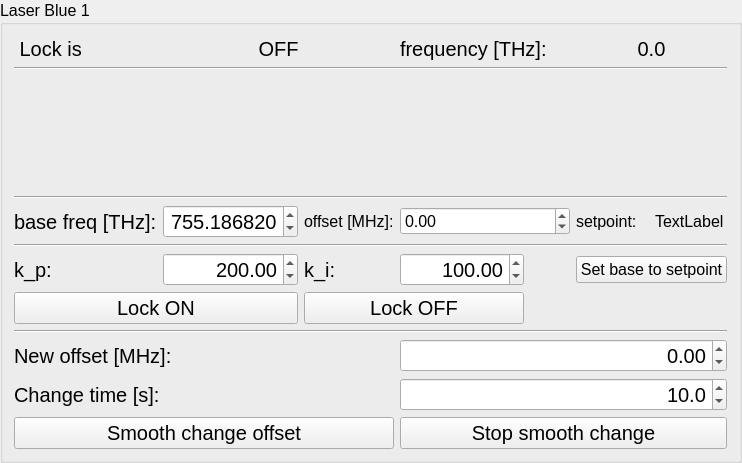
           <widget class="QGroupBox" name="groupBox">
            <property name="font">
             <font>
              <pointsize>12</pointsize>
              <weight>50</weight>
              <bold>false</bold>
             </font>
            </property>
            <property name="title">
             <string>Laser Blue 1</string>
            </property>
            <layout class="QVBoxLayout" name="verticalLayout_2">
             <item>
              <layout class="QGridLayout" name="gridLayout_2">
               <item row="3" column="0" rowspan="3" colspan="8">
                <layout class="QVBoxLayout" name="verticalLayout_nu_laser_blue_1"/>
               </item>
               <item row="9" column="0" colspan="2">
                <widget class="QLabel" name="label_2">
                 <property name="font">
                  <font>
                   <pointsize>15</pointsize>
                  </font>
                 </property>
                 <property name="text">
                  <string>k_p:</string>
                 </property>
                 <property name="alignment">
                  <set>Qt::AlignLeading|Qt::AlignLeft|Qt::AlignVCenter</set>
                 </property>
                </widget>
               </item>
               <item row="6" column="0" colspan="8">
                <widget class="Line" name="line">
                 <property name="orientation">
                  <enum>Qt::Horizontal</enum>
                 </property>
                </widget>
               </item>
               <item row="0" column="3">
                <spacer name="horizontalSpacer_7">
                 <property name="orientation">
                  <enum>Qt::Horizontal</enum>
                 </property>
                 <property name="sizeHint" stdset="0">
                  <size>
                   <width>40</width>
                   <height>1</height>
                  </size>
                 </property>
                </spacer>
               </item>
               <item row="0" column="0">
                <spacer name="horizontalSpacer_10">
                 <property name="orientation">
                  <enum>Qt::Horizontal</enum>
                 </property>
                 <property name="sizeHint" stdset="0">
                  <size>
                   <width>40</width>
                   <height>1</height>
                  </size>
                 </property>
                </spacer>
               </item>
               <item row="0" column="1">
                <spacer name="horizontalSpacer_9">
                 <property name="orientation">
                  <enum>Qt::Horizontal</enum>
                 </property>
                 <property name="sizeHint" stdset="0">
                  <size>
                   <width>40</width>
                   <height>1</height>
                  </size>
                 </property>
                </spacer>
               </item>
               <item row="0" column="7">
                <spacer name="horizontalSpacer_3">
                 <property name="orientation">
                  <enum>Qt::Horizontal</enum>
                 </property>
                 <property name="sizeHint" stdset="0">
                  <size>
                   <width>40</width>
                   <height>1</height>
                  </size>
                 </property>
                </spacer>
               </item>
               <item row="8" column="0" colspan="8">
                <widget class="Line" name="line_2">
                 <property name="orientation">
                  <enum>Qt::Horizontal</enum>
                 </property>
                </widget>
               </item>
               <item row="5" column="8">
                <spacer name="verticalSpacer_6">
                 <property name="orientation">
                  <enum>Qt::Vertical</enum>
                 </property>
                 <property name="sizeHint" stdset="0">
                  <size>
                   <width>1</width>
                   <height>40</height>
                  </size>
                 </property>
                </spacer>
               </item>
               <item row="0" column="4">
                <spacer name="horizontalSpacer_6">
                 <property name="orientation">
                  <enum>Qt::Horizontal</enum>
                 </property>
                 <property name="sizeHint" stdset="0">
                  <size>
                   <width>40</width>
                   <height>1</height>
                  </size>
                 </property>
                </spacer>
               </item>
               <item row="4" column="8">
                <spacer name="verticalSpacer_5">
                 <property name="orientation">
                  <enum>Qt::Vertical</enum>
                 </property>
                 <property name="sizeHint" stdset="0">
                  <size>
                   <width>1</width>
                   <height>40</height>
                  </size>
                 </property>
                </spacer>
               </item>
               <item row="0" column="5">
                <spacer name="horizontalSpacer_5">
                 <property name="orientation">
                  <enum>Qt::Horizontal</enum>
                 </property>
                 <property name="sizeHint" stdset="0">
                  <size>
                   <width>40</width>
                   <height>1</height>
                  </size>
                 </property>
                </spacer>
               </item>
               <item row="0" column="6">
                <spacer name="horizontalSpacer_4">
                 <property name="orientation">
                  <enum>Qt::Horizontal</enum>
                 </property>
                 <property name="sizeHint" stdset="0">
                  <size>
                   <width>40</width>
                   <height>1</height>
                  </size>
                 </property>
                </spacer>
               </item>
               <item row="1" column="4" colspan="2">
                <widget class="QLabel" name="label">
                 <property name="font">
                  <font>
                   <pointsize>15</pointsize>
                  </font>
                 </property>
                 <property name="text">
                  <string>frequency [THz]:</string>
                 </property>
                 <property name="alignment">
                  <set>Qt::AlignLeading|Qt::AlignLeft|Qt::AlignVCenter</set>
                 </property>
                </widget>
               </item>
               <item row="14" column="0" colspan="4">
                <widget class="QPushButton" name="pushButton_smooth_change_laser_blue_1_start">
                 <property name="font">
                  <font>
                   <pointsize>15</pointsize>
                  </font>
                 </property>
                 <property name="text">
                  <string>Smooth change offset</string>
                 </property>
                 <property name="laserID" stdset="0">
                  <string>blue_1</string>
                 </property>
                </widget>
               </item>
               <item row="9" column="2">
                <widget class="QDoubleSpinBox" name="doubleSpinBox_lock_blue_1_k_p">
                 <property name="font">
                  <font>
                   <pointsize>15</pointsize>
                  </font>
                 </property>
                 <property name="alignment">
                  <set>Qt::AlignRight|Qt::AlignTrailing|Qt::AlignVCenter</set>
                 </property>
                 <property name="decimals">
                  <number>2</number>
                 </property>
                 <property name="maximum">
                  <double>999999.000000000000000</double>
                 </property>
                 <property name="singleStep">
                  <double>10.000000000000000</double>
                 </property>
                 <property name="value">
                  <double>200.000000000000000</double>
                 </property>
                 <property name="laserID" stdset="0">
                  <string>blue_1</string>
                 </property>
                </widget>
               </item>
               <item row="0" column="2">
                <spacer name="horizontalSpacer_8">
                 <property name="orientation">
                  <enum>Qt::Horizontal</enum>
                 </property>
                 <property name="sizeHint" stdset="0">
                  <size>
                   <width>40</width>
                   <height>1</height>
                  </size>
                 </property>
                </spacer>
               </item>
               <item row="3" column="8">
                <spacer name="verticalSpacer_4">
                 <property name="orientation">
                  <enum>Qt::Vertical</enum>
                 </property>
                 <property name="sizeHint" stdset="0">
                  <size>
                   <width>1</width>
                   <height>40</height>
                  </size>
                 </property>
                </spacer>
               </item>
               <item row="12" column="4" colspan="4">
                <widget class="QDoubleSpinBox" name="doubleSpinBox_blue_1_smooth_new_offset">
                 <property name="font">
                  <font>
                   <pointsize>15</pointsize>
                  </font>
                 </property>
                 <property name="alignment">
                  <set>Qt::AlignRight|Qt::AlignTrailing|Qt::AlignVCenter</set>
                 </property>
                 <property name="decimals">
                  <number>2</number>
                 </property>
                 <property name="minimum">
                  <double>-1000.000000000000000</double>
                 </property>
                 <property name="maximum">
                  <double>1000.000000000000000</double>
                 </property>
                 <property name="value">
                  <double>0.000000000000000</double>
                 </property>
                 <property name="laserID" stdset="0">
                  <string>blue_1</string>
                 </property>
                </widget>
               </item>
               <item row="12" column="0" colspan="4">
                <widget class="QLabel" name="label_5">
                 <property name="font">
                  <font>
                   <pointsize>15</pointsize>
                  </font>
                 </property>
                 <property name="text">
                  <string>New offset [MHz]:</string>
                 </property>
                </widget>
               </item>
               <item row="14" column="4" colspan="4">
                <widget class="QPushButton" name="pushButton_smooth_change_laser_blue_1_stop">
                 <property name="font">
                  <font>
                   <pointsize>15</pointsize>
                  </font>
                 </property>
                 <property name="text">
                  <string>Stop smooth change</string>
                 </property>
                 <property name="laserID" stdset="0">
                  <string>blue_1</string>
                 </property>
                </widget>
               </item>
               <item row="13" column="0" colspan="4">
                <widget class="QLabel" name="label_6">
                 <property name="font">
                  <font>
                   <pointsize>15</pointsize>
                  </font>
                 </property>
                 <property name="text">
                  <string>Change time [s]:</string>
                 </property>
                </widget>
               </item>
               <item row="13" column="4" colspan="4">
                <widget class="QDoubleSpinBox" name="doubleSpinBox_blue_1_smooth_delta_t">
                 <property name="font">
                  <font>
                   <pointsize>15</pointsize>
                  </font>
                 </property>
                 <property name="alignment">
                  <set>Qt::AlignRight|Qt::AlignTrailing|Qt::AlignVCenter</set>
                 </property>
                 <property name="decimals">
                  <number>1</number>
                 </property>
                 <property name="maximum">
                  <double>300.000000000000000</double>
                 </property>
                 <property name="singleStep">
                  <double>1.000000000000000</double>
                 </property>
                 <property name="value">
                  <double>10.000000000000000</double>
                 </property>
                 <property name="laserID" stdset="0">
                  <string>blue_1</string>
                 </property>
                </widget>
               </item>
               <item row="11" column="0" colspan="8">
                <widget class="Line" name="line_3">
                 <property name="orientation">
                  <enum>Qt::Horizontal</enum>
                 </property>
                </widget>
               </item>
               <item row="1" column="6" colspan="2">
                <widget class="QLabel" name="label_nu_blue_1_is">
                 <property name="font">
                  <font>
                   <pointsize>15</pointsize>
                  </font>
                 </property>
                 <property name="text">
                  <string>0.0</string>
                 </property>
                 <property name="alignment">
                  <set>Qt::AlignCenter</set>
                 </property>
                </widget>
               </item>
               <item row="2" column="0" colspan="8">
                <widget class="Line" name="line_4">
                 <property name="orientation">
                  <enum>Qt::Horizontal</enum>
                 </property>
                </widget>
               </item>
               <item row="1" column="0" colspan="2">
                <widget class="QLabel" name="label_7">
                 <property name="font">
                  <font>
                   <pointsize>15</pointsize>
                  </font>
                 </property>
                 <property name="text">
                  <string> Lock is </string>
                 </property>
                </widget>
               </item>
               <item row="1" column="2" colspan="2">
                <widget class="QLabel" name="label_lock_blue_1_status">
                 <property name="font">
                  <font>
                   <pointsize>15</pointsize>
                  </font>
                 </property>
                 <property name="text">
                  <string>OFF</string>
                 </property>
                 <property name="alignment">
                  <set>Qt::AlignCenter</set>
                 </property>
                </widget>
               </item>
               <item row="7" column="0" colspan="2">
                <widget class="QLabel" name="label_3">
                 <property name="font">
                  <font>
                   <pointsize>15</pointsize>
                  </font>
                 </property>
                 <property name="text">
                  <string>base freq [THz]:</string>
                 </property>
                 <property name="alignment">
                  <set>Qt::AlignLeading|Qt::AlignLeft|Qt::AlignVCenter</set>
                 </property>
                </widget>
               </item>
               <item row="7" column="2">
                <widget class="QDoubleSpinBox" name="doubleSpinBox_blue_1_base">
                 <property name="font">
                  <font>
                   <pointsize>15</pointsize>
                  </font>
                 </property>
                 <property name="alignment">
                  <set>Qt::AlignRight|Qt::AlignTrailing|Qt::AlignVCenter</set>
                 </property>
                 <property name="decimals">
                  <number>6</number>
                 </property>
                 <property name="minimum">
                  <double>755.000000000000000</double>
                 </property>
                 <property name="maximum">
                  <double>755.500000000000000</double>
                 </property>
                 <property name="singleStep">
                  <double>0.000001000000000</double>
                 </property>
                 <property name="value">
                  <double>755.186820000000012</double>
                 </property>
                 <property name="laserID" stdset="0">
                  <string>blue_1</string>
                 </property>
                </widget>
               </item>
               <item row="7" column="3">
                <widget class="QLabel" name="label_36">
                 <property name="text">
                  <string>offset [MHz]:</string>
                 </property>
                </widget>
               </item>
               <item row="7" column="4" colspan="2">
                <widget class="QDoubleSpinBox" name="doubleSpinBox_blue_1_offset">
                 <property name="minimum">
                  <double>-1000.000000000000000</double>
                 </property>
                 <property name="maximum">
                  <double>1000.000000000000000</double>
                 </property>
                 <property name="laserID" stdset="0">
                  <string>blue_1</string>
                 </property>
                </widget>
               </item>
               <item row="7" column="6">
                <widget class="QLabel" name="label_37">
                 <property name="text">
                  <string>setpoint:</string>
                 </property>
                </widget>
               </item>
               <item row="7" column="7">
                <widget class="QLabel" name="label_blue_1_setpoint">
                 <property name="text">
                  <string>TextLabel</string>
                 </property>
                </widget>
               </item>
               <item row="9" column="3">
                <widget class="QLabel" name="label_4">
                 <property name="font">
                  <font>
                   <pointsize>15</pointsize>
                  </font>
                 </property>
                 <property name="text">
                  <string>k_i:</string>
                 </property>
                 <property name="alignment">
                  <set>Qt::AlignLeading|Qt::AlignLeft|Qt::AlignVCenter</set>
                 </property>
                </widget>
               </item>
               <item row="9" column="4">
                <widget class="QDoubleSpinBox" name="doubleSpinBox_lock_blue_1_k_i">
                 <property name="font">
                  <font>
                   <pointsize>15</pointsize>
                  </font>
                 </property>
                 <property name="alignment">
                  <set>Qt::AlignRight|Qt::AlignTrailing|Qt::AlignVCenter</set>
                 </property>
                 <property name="decimals">
                  <number>2</number>
                 </property>
                 <property name="maximum">
                  <double>999999.000000000000000</double>
                 </property>
                 <property name="singleStep">
                  <double>10.000000000000000</double>
                 </property>
                 <property name="value">
                  <double>100.000000000000000</double>
                 </property>
                 <property name="laserID" stdset="0">
                  <string>blue_1</string>
                 </property>
                </widget>
               </item>
               <item row="10" column="3" colspan="2">
                <widget class="QPushButton" name="pushButton_lock_laser_blue_1_off">
                 <property name="font">
                  <font>
                   <pointsize>15</pointsize>
                  </font>
                 </property>
                 <property name="text">
                  <string>Lock OFF</string>
                 </property>
                 <property name="laserID" stdset="0">
                  <string>blue_1</string>
                 </property>
                </widget>
               </item>
               <item row="10" column="0" colspan="3">
                <widget class="QPushButton" name="pushButton_lock_laser_blue_1_on">
                 <property name="font">
                  <font>
                   <pointsize>15</pointsize>
                  </font>
                 </property>
                 <property name="text">
                  <string>Lock ON</string>
                 </property>
                 <property name="laserID" stdset="0">
                  <string>blue_1</string>
                 </property>
                </widget>
               </item>
               <item row="9" column="6" colspan="2">
                <widget class="QPushButton" name="pushButton_set_base_blue_1">
                 <property name="text">
                  <string>Set base to setpoint</string>
                 </property>
                 <property name="laserID" stdset="0">
                  <string>blue_1</string>
                 </property>
                </widget>
               </item>
              </layout>
             </item>
            </layout>
           </widget>
